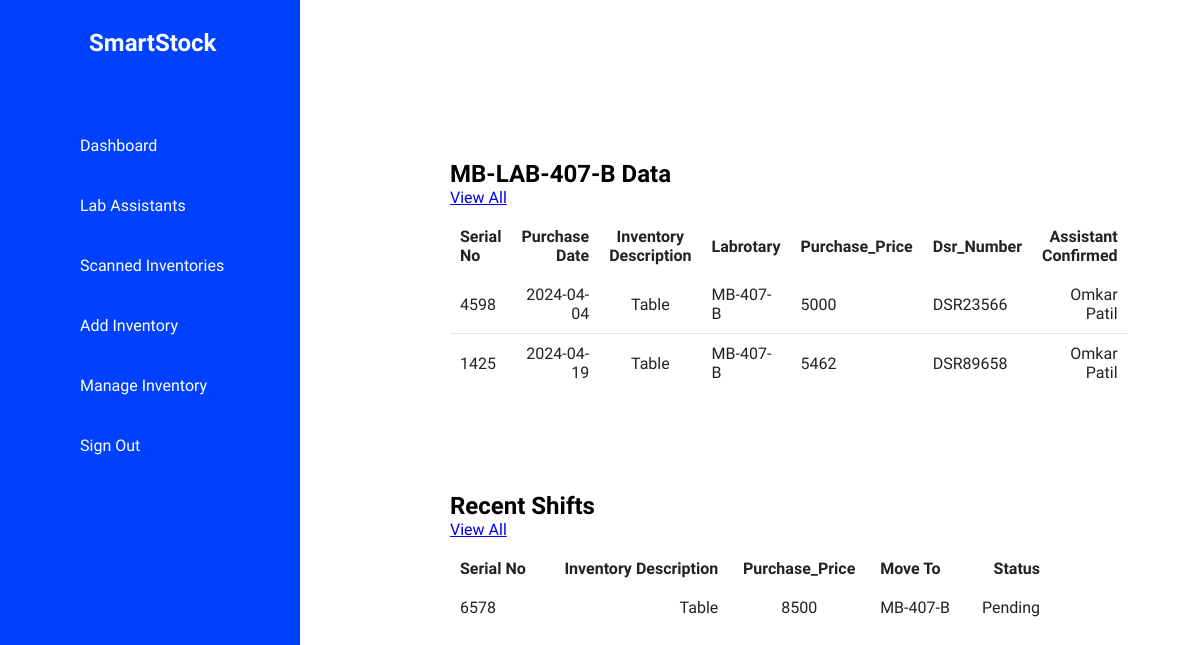
Page /Labs/Lab407B.php on the earlier database version.
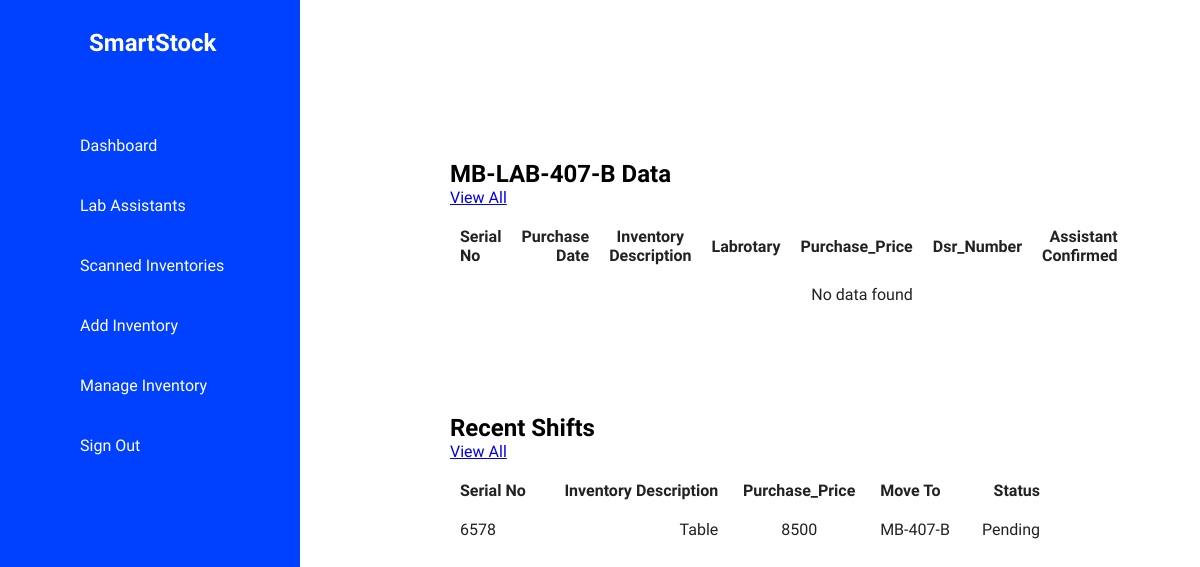
Same page on the later database version.
### tables this page shows
CREATE TABLE `inventory_data` (
  `serial_no` int(11) NOT NULL,
  `purchase_date` date DEFAULT NULL,
  `Inventory_Description` varchar(500) DEFAULT NULL,
  `labrotary` varchar(50) DEFAULT NULL,
  `Purchase_Price` int(11) DEFAULT NULL,
  `dsr_number` varchar(70) DEFAULT NULL,
  `Assistant_Confirmed` varchar(100) DEFAULT NULL,
  `image_url` mediumblob NOT NULL
);

CREATE TABLE `manage_invent` (
  `serial_no` int(11) NOT NULL,
  `Inventory_Description` varchar(100) NOT NULL,
  `Purchase_Price` varchar(100) NOT NULL,
  `Move_To_Laboratory` varchar(100) NOT NULL,
  `Status` varchar(100) NOT NULL
);

### Labs/Lab407B.php (the view, shortened to what the changed rows need)
<!DOCTYPE html>
<html lang="en">
<head>
    <link rel="stylesheet" href="../css/labs.css" />
</head>
<body>
    <div class="container">
        <div class="navigation">
            <ul>
                <li>
                    <a href="#">
                        <span class="logo">
                            <h2>SmartStock</h2>
                        </span>
                    </a>
                </li>
            </ul>
        </div>
        <div class="main">
<div class="details">
            <div class="recentOrders">
                    <div class="cardHeader">
                        <h2>MB-LAB-407-B Data</h2>
                    </div>
                    <table>
                        <thead>
                            <tr>
                                <td>Serial No</td>
                                <td>Purchase Date</td>
                                <td>Inventory Description</td>
                                <td>Labrotary</td>
                                <td>Purchase_Price</td>
                                <td>Dsr_Number</td>
                                <td>Assistant Confirmed</td>
                            </tr>
                        </thead>
                        <?php
            include_once ('../connection.php');
            $sql = "SELECT * FROM inventory_data where labrotary='MB-407-B'";
            $result = $conn->query($sql);
            if ($result->num_rows > 0) {
                while ($row = $result->fetch_assoc()) {
                    echo "<tr>";
                    echo "<td>" . $row["serial_no"] . "</td>";
                    echo "<td>" . $row["purchase_date"] . "</td>";
                    echo "<td>" . $row["Inventory_Description"] . "</td>";
                    echo "<td>" . $row["labrotary"] . "</td>";
                    echo "<td>" . $row["Purchase_Price"] . "</td>";
                    echo "<td>" . $row["dsr_number"] . "</td>";
                    echo "<td>" . $row["Assistant_Confirmed"] . "</td>";
                    echo "</tr>";
                }
            } else {
                echo "<tr><td colspan='5'>No data found</td></tr>";
            }
            ?>
                    </table>
            </div>
        </div>
        <div class="details">
            <div class="recentOrders">
                    <div class="cardHeader">
                        <h2>Recent Shifts</h2>
                    </div>
                    <table>
                        <thead>
                            <tr>
                                <td>Serial No</td>
                                <td>Inventory Description</td>
                                <td>Purchase_Price</td>
                                <td>Move To</td>
                                <td>Status</td>
                            </tr>
                        </thead>
                        <?php
            $sql = "SELECT * FROM manage_invent where Move_To_Laboratory='MB-407-B'";
            $result = $conn->query($sql);
            if ($result->num_rows > 0) {
                while ($row = $result->fetch_assoc()) {
                    echo "<td>" . $row["serial_no"] . "</td>";
                    echo "<td>" . $row["Inventory_Description"] . "</td>";
                    echo "<td>" . $row["Purchase_Price"] . "</td>";
                    echo "<td>" . $row["Move_To_Laboratory"] . "</td>";
                    echo "<td>" . $row["Status"] . "</td>";
                }
            } else {
                echo "<tr><td colspan='5'>No data found</td></tr>";
            }
            ?>
         </table>
    </div>
</div>
</body>
</html>

Differences in the rows shown:
removed inventory_data: serial_no "4598", purchase_date "2024-04-04", Inventory_Description "Table", labrotary "MB-407-B", Purchase_Price "5000", dsr_number "DSR23566", Assistant_Confirmed "Omkar Patil"
removed inventory_data: serial_no "1425", purchase_date "2024-04-19", Inventory_Description "Table", labrotary "MB-407-B", Purchase_Price "5462", dsr_number "DSR89658", Assistant_Confirmed "Omkar Patil"
Other differences:
text now shown: "No data found"
